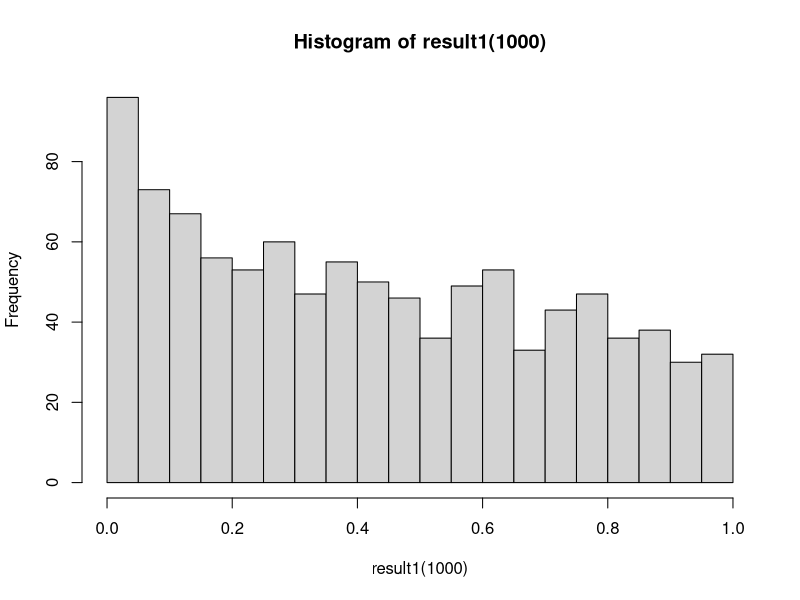
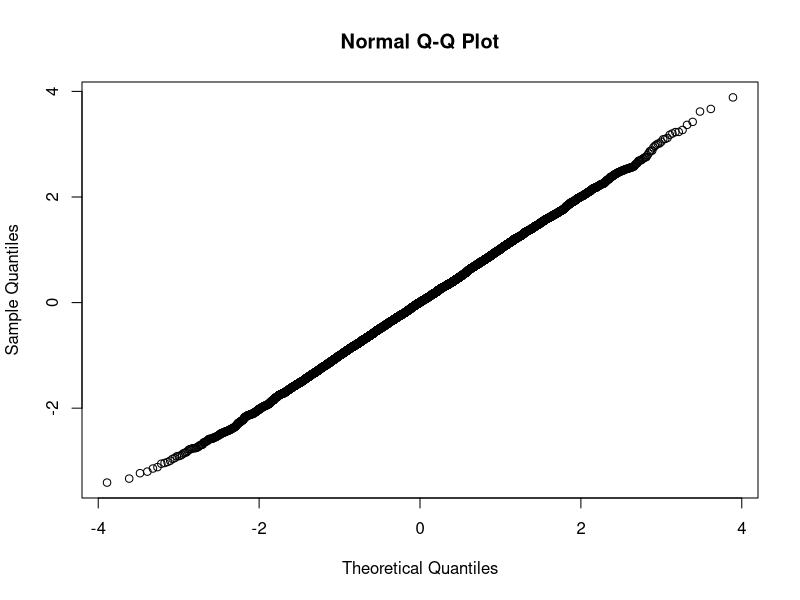
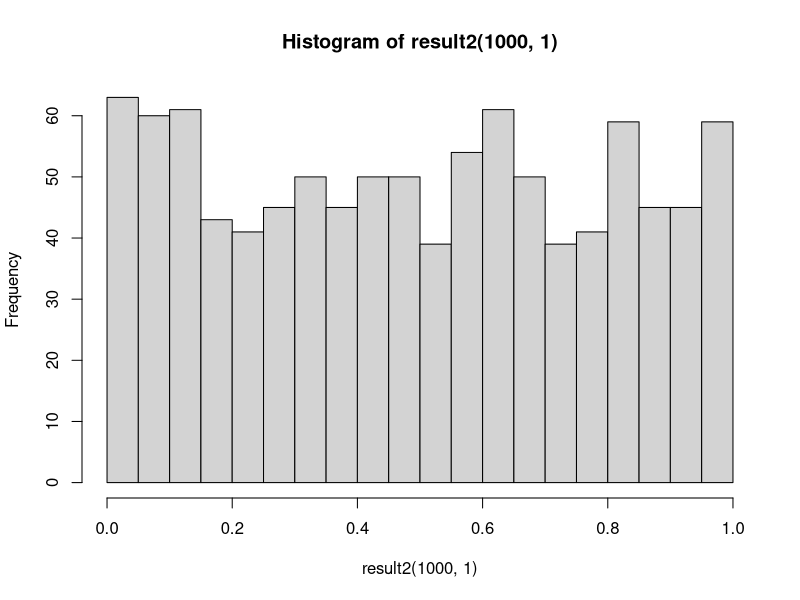
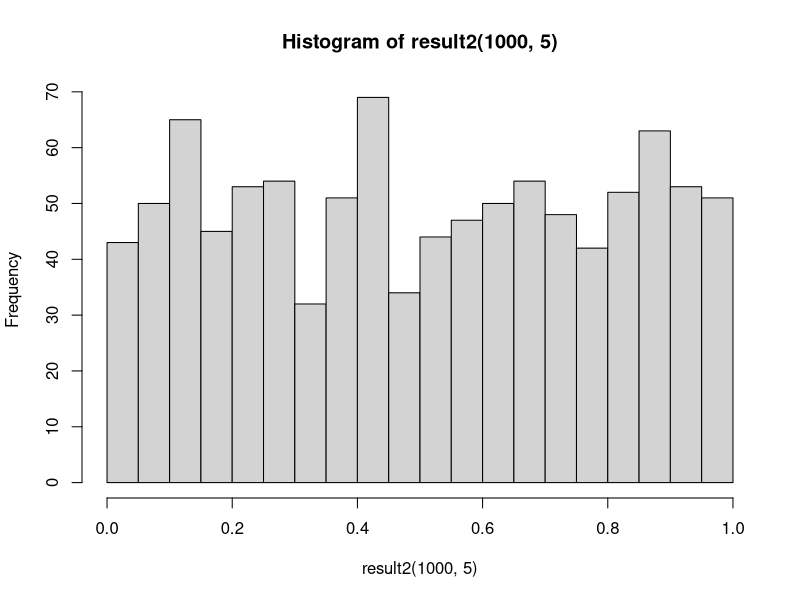
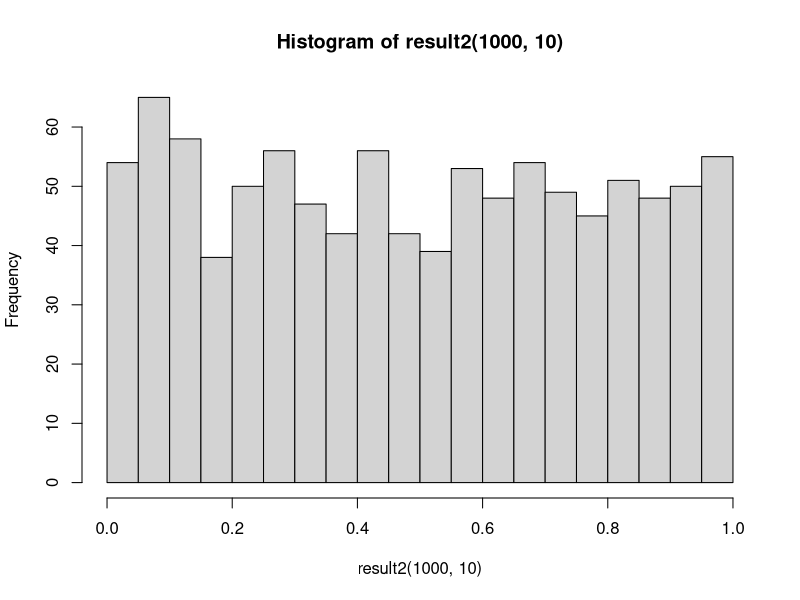
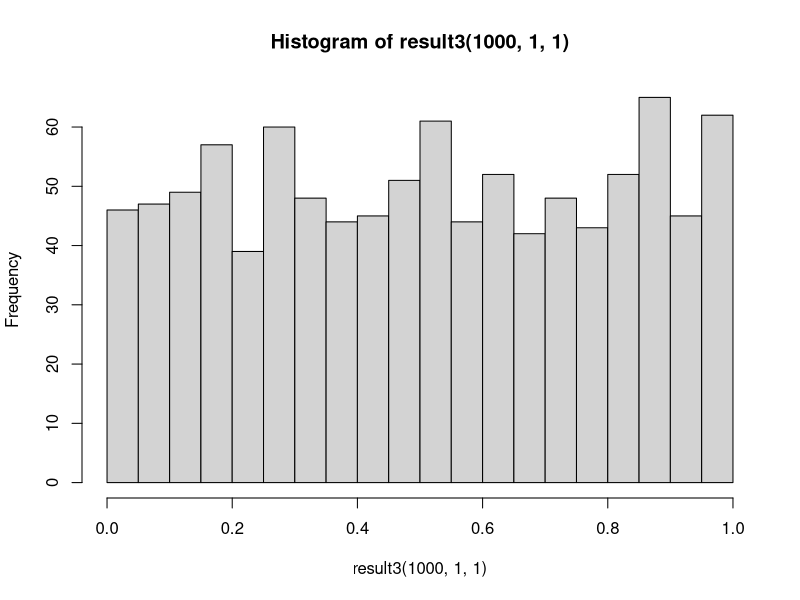
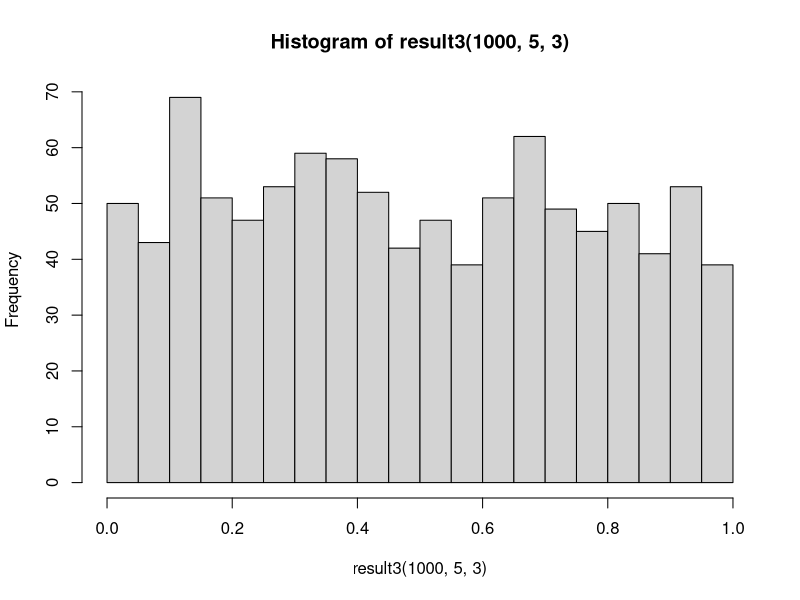
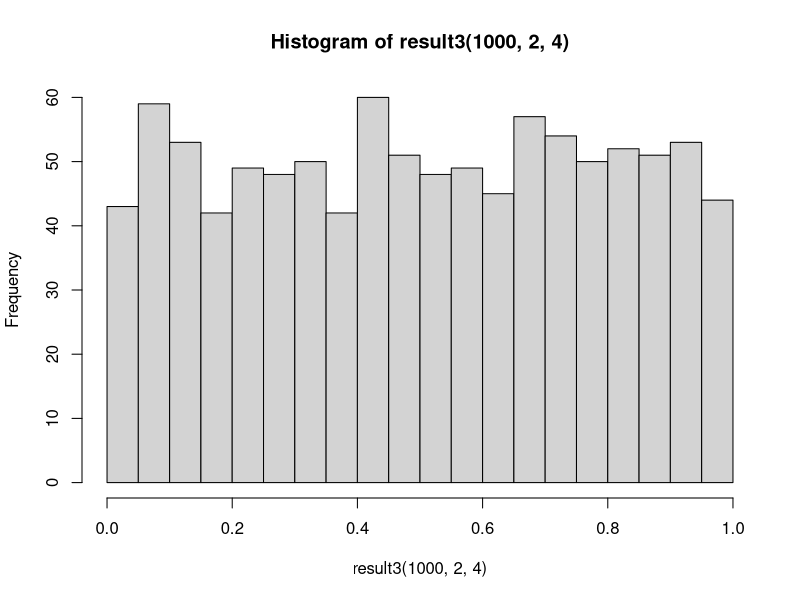

R code for these plots, in order:
#YIQI CHEN 110001525
#I confirm that the attached is my work, except where clearly indicated in the text.


my.rnorm<- function(n,mean=0,sd=1){
  if(!(length(n)==1L & is.numeric(n))) { stop("the number of values to return must be a positive integer")}
  if(!(length(mean)==1L & is.numeric(mean))) { stop("the mean must be a real scalar")}
  if(!(length(sd)==1L & is.numeric(sd))) { stop("the standard deviation must be a positive scalar")}
  if (n!=ceiling(n)|(n<= 0)){stop("the number of values to return must be a positive integer")}
  if (sd<= 0){stop("the standard deviation must be strictly positive")}  
  # n must be a positive integer, sd must be positive real number, mean must be a real number
  X = rep(0,times=10);
  for (i in 1:n){
    U = runif(16);
    X[i] = ((sum(U)-8)*sqrt(3)/2)*sd+mean
  # the unifom random variables are generated in a vector form and we take the sum subtracting the mean to approximate a standard normal
  }
  return (X)
}

my.rchisq<- function(n,df=1){
  if(!(length(n)==1L & is.numeric(n))) { stop("the number of values to return must be a positive integer")}
  if(!(length(df)==1L & is.numeric(df))) { stop("the degree of freedom must be a postive integer")}
  if (n!=ceiling(n)|(n<= 0)){stop("the number of values to return must be a positive integer")}
  if (df!=ceiling(df)|(df<= 0)){stop("the degree of freedom must be a positive integer")}
  # we check the input parameters are integers
  Z = rep(0,n)
  for (i in 1:n){
    Z[i] = sum(my.rnorm(df)^2)    
  # here we generate a vector of df normal distributed random variables then take sum of their component-wise square
  }  
  return(Z)
}

my.rf<-function(n,df1=1,df2=2){
  if(!(length(n)==1L & is.numeric(n))) { stop("the number of values to return must be a positive integer")}
  if(!(length(df1)==1L & is.numeric(df1))) { stop("the degree of freedom of the numerator must be a postive integer")}
  if(!(length(df2)==1L & is.numeric(df2))) { stop("the degree of freedom of the denominator must be a postive integer")}    
  if (n!=ceiling(n)|(n<= 0)){stop("the number of values to return must be a positive integer")}
  if (df1!=ceiling(df1)|(df1<= 0)){stop("the degree of freedom of the numerator must be a positive integer")}
  if (df2!=ceiling(df2)|(df2<= 0)){stop("the degree of freedom of the denominator must be a positive integer")}
  #again we check all the input parameters are integers
  F = rep (0,n)
  for (i in 1:n){
    U = sum(my.rchisq(1,df1))
    V = sum(my.rchisq(1,df2))
    F[i] = U/V/df1*df2
    #note U and V in the question are independent chi squared variables, F is simply the ratio of U and V, normalised by their repsective degrees of  freedom.
  }
  return(F)
}

# One of the standard tests for a sample against a known continuous distribution is Kolmogorov-Smirnov Test
# However, in a 2012 paper, Razali and Wah (see Wikipedia page on Shapiro-Wilk test) concluded
# Shapiro-Wilk test is more powerful than KS (and several other tests) for normal distribution, so we use this
result1 <- function(n){
  Y = rep(0,n)
  for (i in 1:n){
    X = my.rnorm (5000)
    Y[i]=shapiro.test(X)$p.value
  }
  return(Y)
}
hist(result1(1000), breaks=20)
# We can repeated test from our generator using Shapiro-Wilk test, for a truly normal sample
# we should expect to reject the null hypothesis the sample is normal roughly 10% of the time, but
# we find here from 1 simulation of 1000 runs of sample size of 5000, the null hypothesis is rejected
# more than 85 time at 5% significance level and more than 160 times at 10% significance level.
# The plot is generally skewed to the left, which suggests, this may not be a good model. Repeated
# simulation shows a similar result.

qqnorm(my.rnorm(10000))

# In addition, we can also use qq plots for a given sample, using qqnorm function in R. A typical
# normal distribution should have an approximately straightline, but the QQplot from our sample seems
# a little light tailed if we use a large sample size (for example 10000). This suggests the
# samples we generate are light tailed.This is not surprising as the random variables we generate
# are bounded by truly nomally distributed random variables are not.

# Likewise, we can do this type of repeated testing for K-S tests for Chi-Squared and F-distributions
result2 <- function(n,df){
  Y = rep(0,n)
  for (i in 1:n){
    X = my.rchisq (500,df)
    Y[i]=ks.test(X,pchisq,df)$p.value
  }
  return(Y)
}

hist(result2(1000,1), breaks=20)
hist(result2(1000,5), breaks=20)
hist(result2(1000,10), breaks=20)

#The histograms of p-values for different values of degree of freedom from KS tests is much more uniform
#than the result from Shapiro Wilk tests for normal distribution. It would appear from these plots that
#our way of sampling the Chi-squared distribution seems reasonable.

#Similarly, for F distributions
result3 <- function(n,df1,df2){
  Y = rep(0,n)
  for (i in 1:n){
    X = my.rf (500,df1,df2)
    Y[i]=ks.test(X,pf,df1,df2)$p.value
  }
  return(Y)
}

hist(result3(1000,1,1), breaks=20)
hist(result3(1000,5,3), breaks=20)
hist(result3(1000,2,4), breaks=20)

#The histograms seems to suggests our sampling method is also okay for F-distribution. The reason is
#probably that since Chi-squared distribution are sum of squares of independent normals and F-distributions
#are ratios of Chi-squared distributions up to a constant, the error 'cancels out', The guess would
#be that the higher degrees of freedom, the better our sampling scheme is.